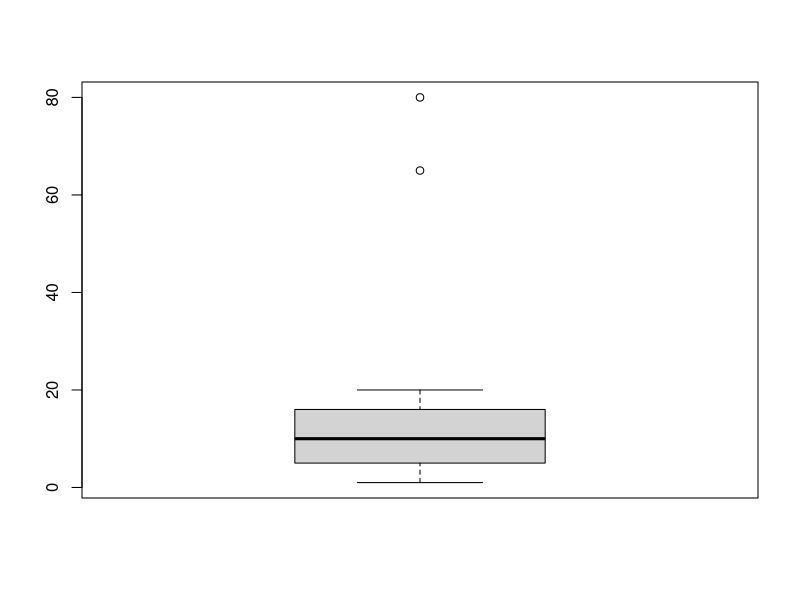
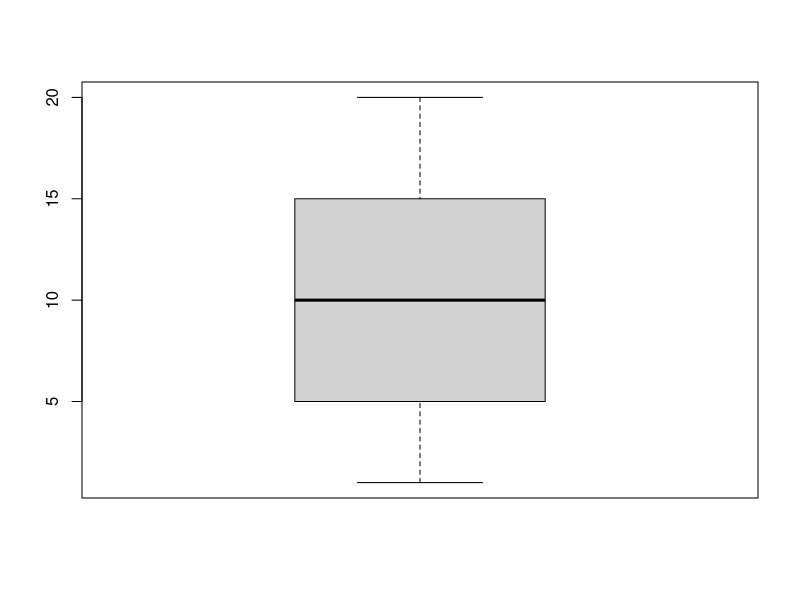

Reproduce these figures in R, in order.
data <- c(sample(x = 1:20, size = 40, replace = TRUE), 65, 80)
summary(data)
data
boxplot(data)
install.packages("plotly")

#Discarding the outlier from the dataset
data1<-data
length(data1)

bench <- 16.00 + 1.5*IQR(data1)
bench

data[data1 > 35]
data[data1 < 35]

data1 <- data1[data1 < bench]
summary(data1)
boxplot(data1)
length(data1)

#Winsorizing is the replacememnt of extremities with bechmark
#Varibale transformation is the process of taking log if the data to be able to normalize the graphs
#kNN imputation
install.packages("VIM")
library("VIM")
